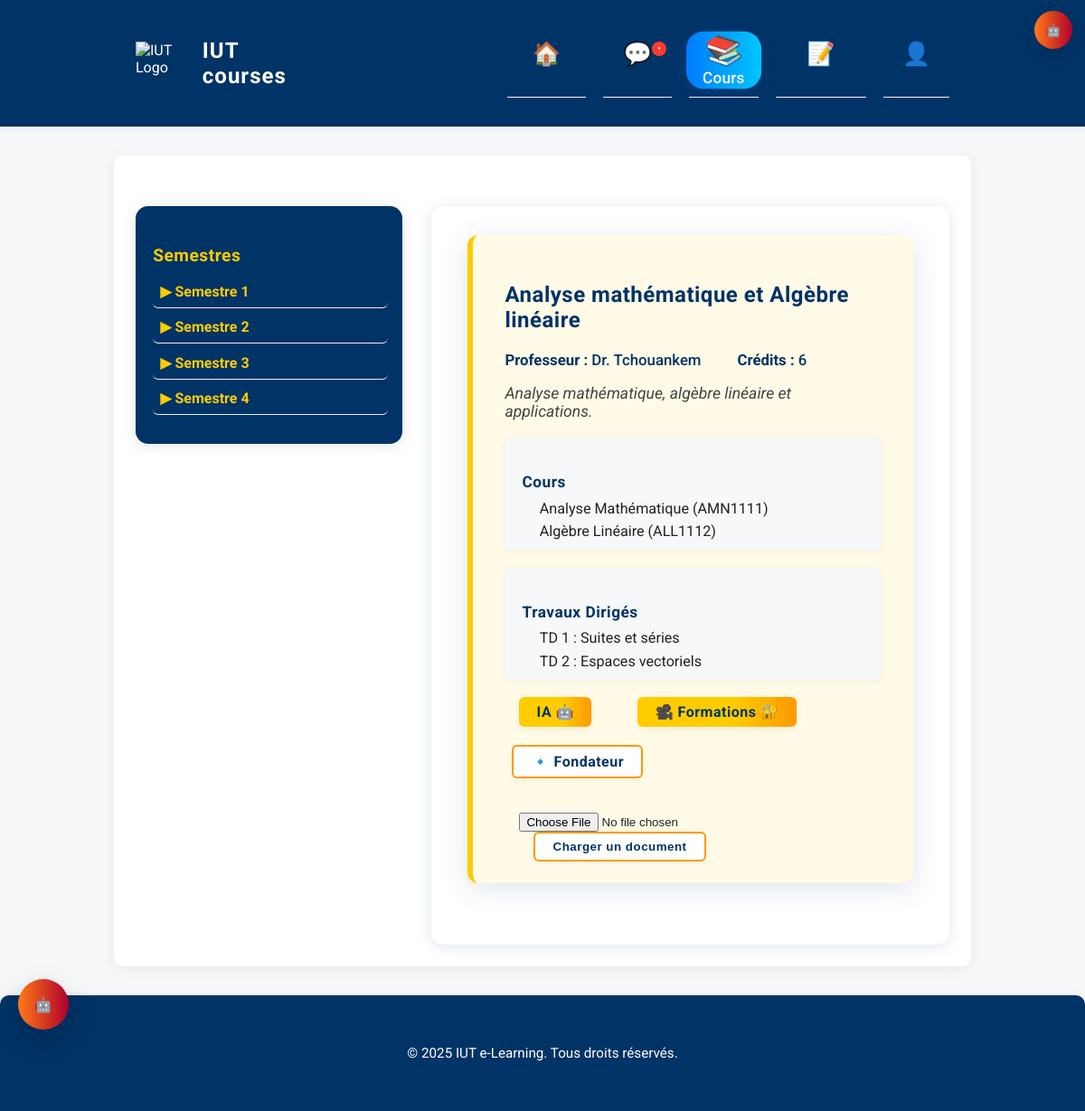
/courses (signed in), run on an earlier commit of the app's database.
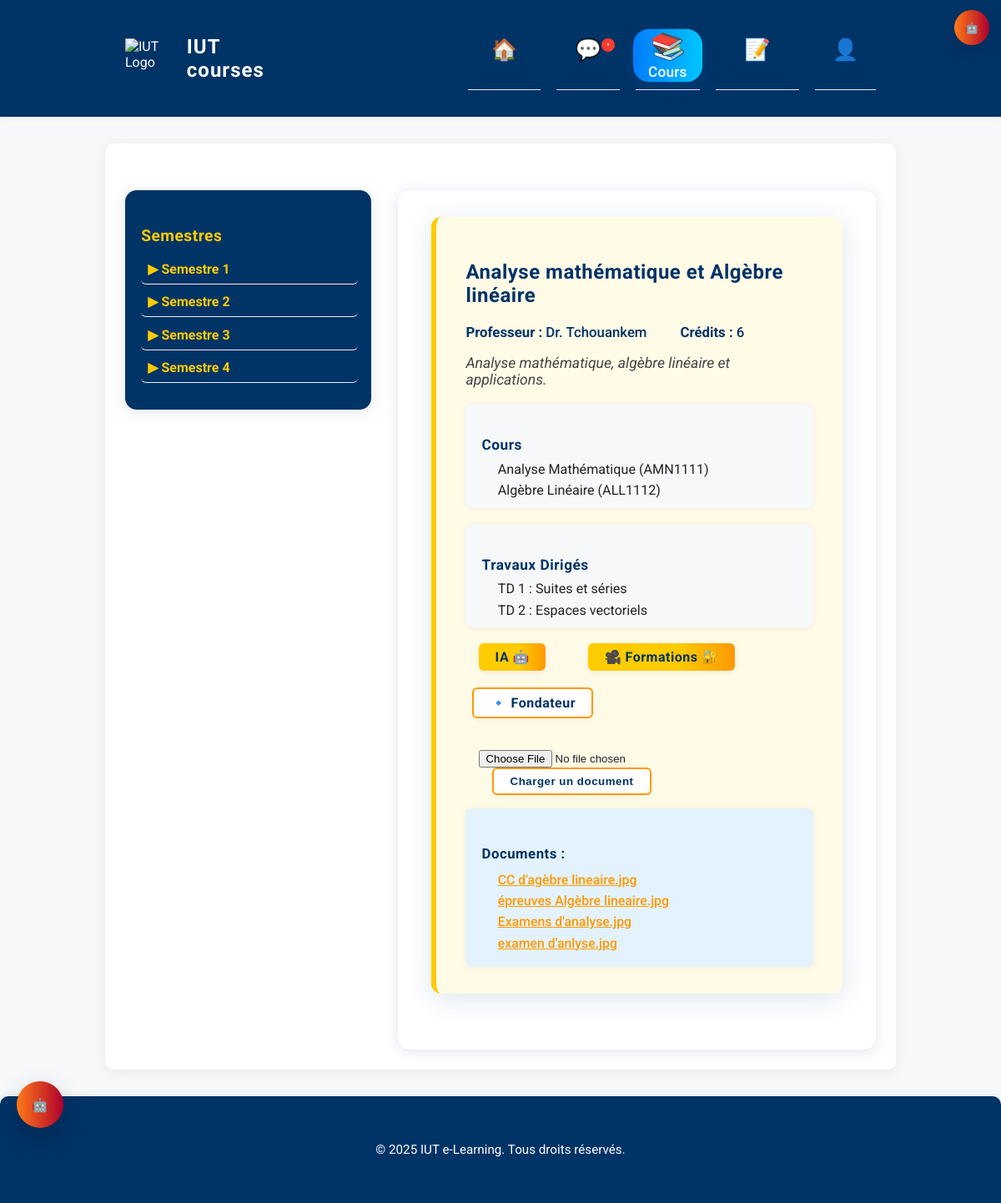
And on a later commit of the database.
### tables this page shows
CREATE TABLE semestres (
    id INTEGER PRIMARY KEY AUTOINCREMENT,
    nom TEXT NOT NULL
);

CREATE TABLE unites (
    id INTEGER PRIMARY KEY AUTOINCREMENT,
    nom TEXT NOT NULL,
    semestre_id INTEGER NOT NULL,
    professeur TEXT,
    credits INTEGER,
    description TEXT,
    FOREIGN KEY(semestre_id) REFERENCES semestres(id)
);

CREATE TABLE courses (
    id INTEGER PRIMARY KEY AUTOINCREMENT,
    nom TEXT NOT NULL,
    unite_id INTEGER NOT NULL,
    type TEXT NOT NULL, -- 'cours' ou 'td'
    FOREIGN KEY(unite_id) REFERENCES unites(id)
);

CREATE TABLE unite_documents (
    id INTEGER PRIMARY KEY AUTOINCREMENT,
    unite_id INTEGER NOT NULL,
    filename TEXT NOT NULL,
    original_name TEXT NOT NULL,
    FOREIGN KEY(unite_id) REFERENCES unites(id)
);

### app.py (the view)
@app.route("/courses")
def courses():
    if "user_id" not in session:
        return redirect(url_for("login"))
    conn = get_db_connection()
    user = conn.execute("SELECT * FROM users WHERE id=?", (session["user_id"],)).fetchone()
    if not is_admin() and (not user or not user['has_paid']):
        if user and user['pending_payment']:
            conn.close()
            return render_template("pay.html", message="Votre paiement est en attente de validation par l'administrateur. Vous recevrez un accès dès confirmation.", waiting=True)
        conn.close()
        return redirect(url_for("pay"))
    filiere = user["filiere"] if user else None
    semestres = []
    if is_admin() or (filiere and filiere.lower() in ["genie informatique", "informatique", "gin", "gi"]):
        sem_rows = conn.execute("SELECT * FROM semestres ORDER BY id").fetchall()
        for sem in sem_rows:
            unites = conn.execute("SELECT * FROM unites WHERE semestre_id=? ORDER BY id", (sem["id"],)).fetchall()
            unite_list = []
            for unite in unites:
                cours = [row["nom"] for row in conn.execute("SELECT * FROM courses WHERE unite_id=? AND type='cours'", (unite["id"],)).fetchall()]
                td = [row["nom"] for row in conn.execute("SELECT * FROM courses WHERE unite_id=? AND type='td'", (unite["id"],)).fetchall()]
                docs = conn.execute("SELECT * FROM unite_documents WHERE unite_id=?", (unite["id"],)).fetchall()
                unite_list.append({
                    "id": unite["id"],
                    "nom": unite["nom"],
                    "professeur": unite["professeur"] if "professeur" in unite.keys() else "",
                    "credits": unite["credits"] if "credits" in unite.keys() else "",
                    "description": unite["description"] if "description" in unite.keys() else "",
                    "cours": cours,
                    "td": td,
                    "documents": [{"filename": d["filename"], "original_name": d["original_name"]} for d in docs]
                })
            semestres.append({
                "id": sem["id"],
                "nom": sem["nom"],
                "unites": unite_list
            })
    conn.close()
    return render_template("courses.html", filiere=filiere, semestres=semestres)

### app.py (called while the page is built)
def get_openai_api_key():
    key = None
    try:
        key = app.config.get('OPENAI_API_KEY')
    except Exception:
        key = None
    if not key:
        key = globals().get('OPENAI_API_KEY')
    if not key:
        key = os.getenv('OPENAI_API_KEY')
    if not key:
        key = getattr(openai, 'api_key', None)
    return key

def get_db_connection():
    conn = sqlite3.connect(os.path.join(os.path.dirname(__file__), 'database', 'iut_courses.db'))
    conn.row_factory = sqlite3.Row
    return conn

@app.context_processor
def inject_admin_status():
    return {'openai_key_configured': bool(get_openai_api_key())}

def is_admin():
    return session.get("user_email") == ADMIN_EMAIL

### templates/courses.html (shortened to what this page needs)
{% extends "base.html" %}
{% block content %}
{% if filiere and filiere|lower in ['genie informatique', 'informatique', 'gin', 'gi'] %}
<div class="gi-layout">
    <nav class="gi-sidebar">
        <h3>Semestres</h3>
        <ul>
            {% for semestre in semestres %}
            <li>
                <span class="gi-semestre-toggle" onclick="toggleMenu('sem{{ semestre.id }}')">&#9654; {{ semestre.nom }}</span>
            </li>
            {% endfor %}
        </ul>
    </nav>
    <main class="gi-content">
        {% set active_set = false %}
        {% for semestre in semestres %}
            {% for unite in semestre.unites %}
            <div id="ue{{ unite.id }}" class="gi-ue-content{% if not active_set %} gi-active{% set active_set = true %}{% endif %}">
                <h2>{{ unite.nom }}</h2>
                <div class="gi-ue-meta">
                    <span><b>Professeur :</b> {{ unite.professeur }}</span>
                    <span><b>Crédits :</b> {{ unite.credits }}</span>
                </div>
                <p class="gi-ue-desc">{{ unite.description }}</p>
                <div class="gi-ue-cours">
                    <h4>Cours</h4>
                    <ul>
                        {% for cours in unite.cours %}
                        <li>{{ cours }}</li>
                        {% endfor %}
                    </ul>
                </div>
                <div class="gi-ue-td">
                    <h4>Travaux Dirigés</h4>
                    <ul>
                        {% for td in unite.td %}
                        <li>{{ td }}</li>
                        {% endfor %}
                    </ul>
                </div>
                <div class="gi-ue-actions">
                    <a href="/assistant/unit/{{ unite.id }}" class="btn">IA 🤖</a>
       <a href="{{ url_for('password') }}" class="btn">🎥 Formations 🔐</a>
       <a href="{{ url_for('fondateur') }}" class="btn btn-secondary" style="margin-left:8px">🔹 Fondateur</a>
    </div><br><br>
                    <form action="/upload/{{ unite.id }}" method="post" enctype="multipart/form-data" style="display:inline-block;margin-left:1rem;">
                        <input type="file" name="file" style="display:inline-block;">
                        <button type="submit" class="btn btn-secondary">Charger un document</button>
                    </form>
                    {% if unite.documents %}
                    <div class="gi-ue-docs">
                        <h5>Documents :</h5>
                        <ul>
                        {% for doc in unite.documents %}
                            <li><a href="{{ url_for('uploaded_file', filename=doc.filename) }}" target="_blank">{{ doc.original_name }}</a></li>
                        {% endfor %}
                        </ul>
                    </div>
                    {% endif %}
                </div>
            </div>
            {% endfor %}
        {% endfor %}
    </main>
{% elif filiere %}
{% else %}
<div class="alert alert-info" style="margin:2rem auto;max-width:600px;text-align:center;">Aucun cours disponible pour votre filière.</div>
{% endif %}
{% endblock %}

What changed in the data, as far as the page shows it:
shown differently, row unchanged: unites "Analyse mathématique et Algèbre linéaire": now shows "Documents :"
added unite_documents: original_name "CC d'agèbre lineaire.jpg"
added unite_documents: original_name "épreuves Algèbre lineaire.jpg"
added unite_documents: original_name "Examens d'analyse.jpg"
added unite_documents: original_name "examen d'anlyse.jpg"
